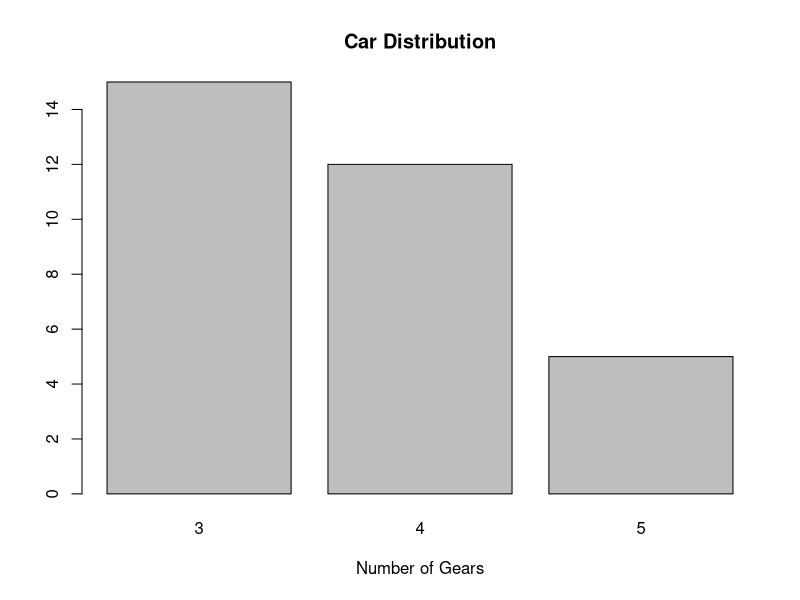
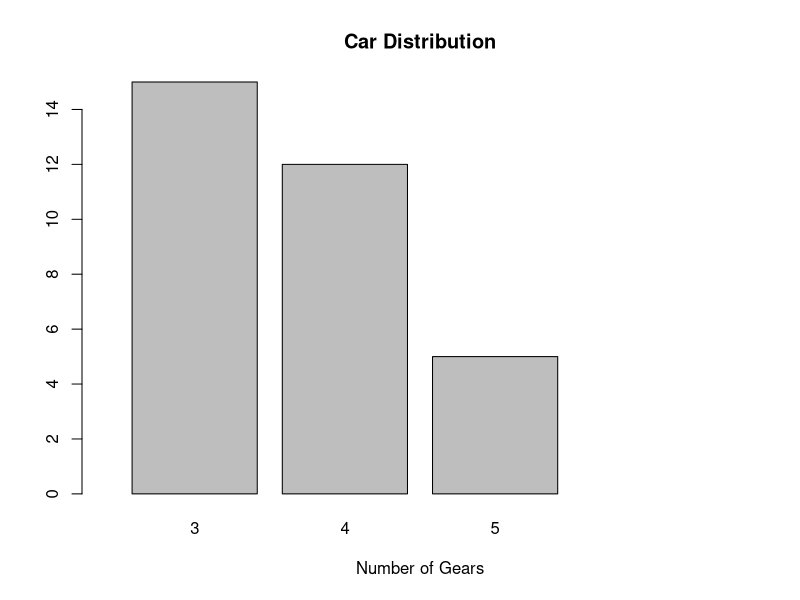
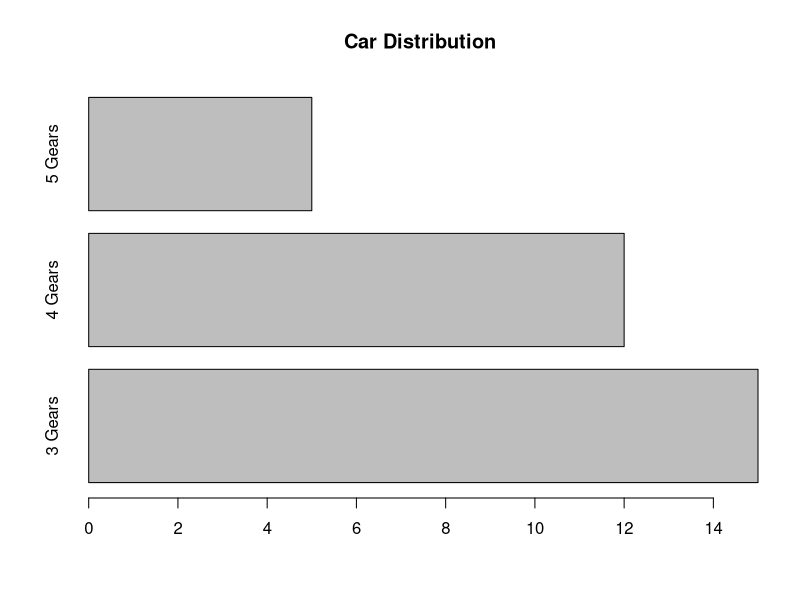
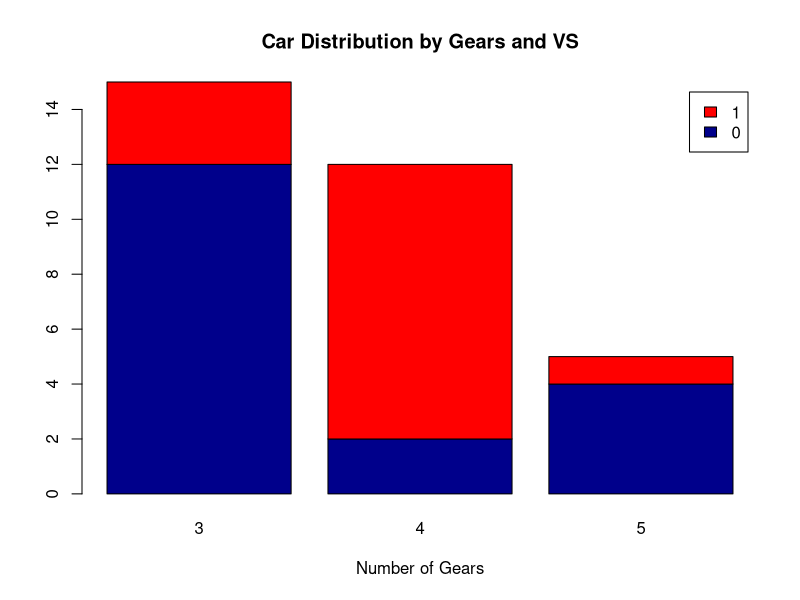
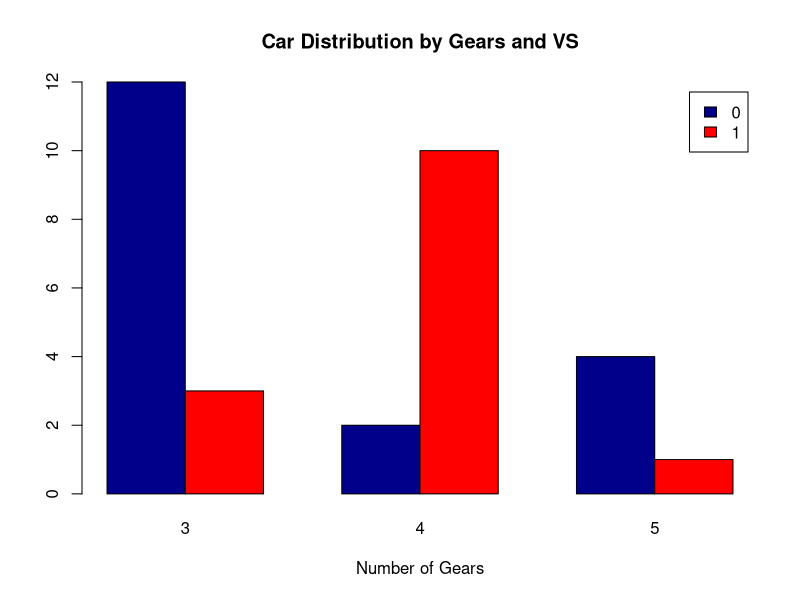

Here is the R script that generated these plots, in order:
###############################
### bar图可能遇到的各种形式    ###
###############################
# 参考 Quick-R: http://www.statmethods.net/graphs/bar.html

###--- 简单情况 ----------------
# 基本
counts <- table(mtcars$gear)
barplot(counts, main="Car Distribution", xlab="Number of Gears")

# 上图bar太宽，调窄一点。文档也说了width要搭配xlim才能有效果
barplot(counts, main="Car Distribution", xlab="Number of Gears",
        xlim= c(0, 5)
)

# bar图水平放置，使用horiz= TRUE就OK了
barplot(counts, main="Car Distribution", horiz=TRUE, names.arg=c("3 Gears", "4 Gears", "5 Gears"))

###--- 重叠（stacked）----------
# 并附上legend；其实就是数据变换了格式
counts <- table(mtcars$vs, mtcars$gear)
barplot(counts, main="Car Distribution by Gears and VS",
  xlab="Number of Gears", col=c("darkblue","red"),
 	legend = rownames(counts))
  
###--- 分组 -------------------
# 设置了参数beside
counts <- table(mtcars$vs, mtcars$gear)
barplot(counts, main="Car Distribution by Gears and VS",
  xlab="Number of Gears", col=c("darkblue","red"),
 	legend = rownames(counts), beside=TRUE)

###--- 加标准误 ----------------
# 
